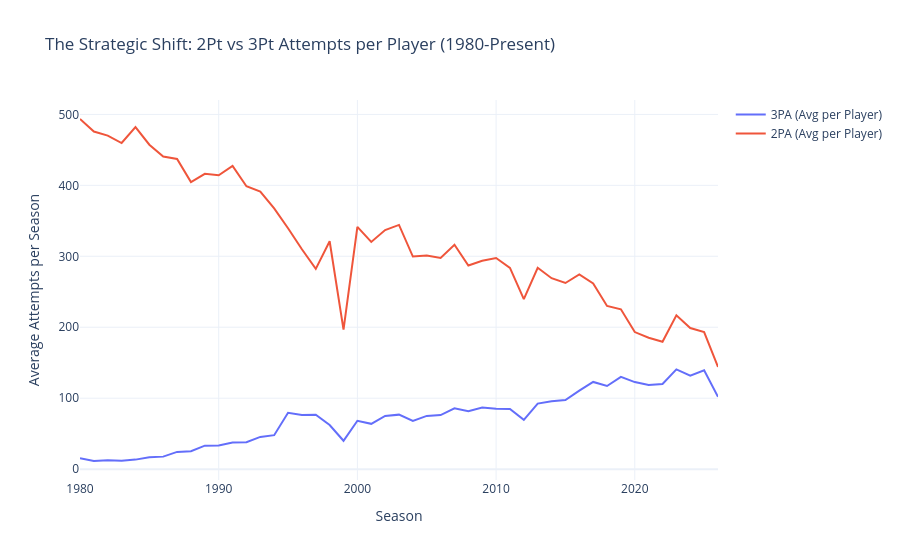

The notebook cell saved with this chart:
### Markdown cell above
## 6. The Evolution of the Game: The 3-Point Revolution
Visualizing how the league has shifted away from the mid-range and towards the perimeter over the last 40 years.

### Code cell
# Group by season to get league averages
season_trends = df_player.groupby('season').agg({
    'x3pa': 'mean',
    'x2pa': 'mean',
    'pts': 'mean',
    'fg_percent': 'mean'
}).reset_index()

print(f"Temporal Analysis: {len(season_trends)} seasons found from {season_trends['season'].min()} to {season_trends['season'].max()}")

# Normalize for visualization (or just plot raw attempts)
fig = go.Figure()
fig.add_trace(go.Scatter(x=season_trends['season'], y=season_trends['x3pa'], mode='lines', name='3PA (Avg per Player)'))
fig.add_trace(go.Scatter(x=season_trends['season'], y=season_trends['x2pa'], mode='lines', name='2PA (Avg per Player)'))

fig.update_layout(
    title="The Strategic Shift: 2Pt vs 3Pt Attempts per Player (1980-Present)",
    xaxis_title="Season",
    yaxis_title="Average Attempts per Season",
    template="plotly_white"
)
fig.show()

### Figure 1 — Plotly figure (JSON) as saved in the notebook; plotly's stock layout.template omitted (floating-point values rounded to 4 significant figures)
{"data": [{"mode": "lines", "name": "3PA (Avg per Player)", "type": "scatter", "x": [1980, 1981, 1982, 1983, 1984, 1985, 1986, 1987, 1988, 1989, 1990, 1991, 1992, 1993, 1994, 1995, 1996, 1997, 1998, 1999, 2000, 2001, 2002, 2003, 2004, 2005, 2006, 2007, 2008, 2009, 2010, 2011, 2012, 2013, 2014, 2015, 2016, 2017, 2018, 2019, 2020, 2021, 2022, 2023, 2024, 2025, 2026], "y": [15.47, 11.46, 12.48, 11.74, 13.41, 16.6, 17.62, 24.28, 25.2, 33.1, 33.47, 37.61, 38.06, 45.4, 47.88, 79.37, 76.21, 76.67, 62.2, 39.96, 68.13, 63.85, 75.03, 76.81, 67.88, 75.05, 76.2, 85.79, 81.49, 86.83, 85.09, 84.66, 69.47, 92.42, 95.64, 97.42, 110.5, 122.9, 117.2, 130.1, 122.7, 118.5, 120.0, 140.6, 131.8, 139.3, 101.9]}, {"mode": "lines", "name": "2PA (Avg per Player)", "type": "scatter", "x": [1980, 1981, 1982, 1983, 1984, 1985, 1986, 1987, 1988, 1989, 1990, 1991, 1992, 1993, 1994, 1995, 1996, 1997, 1998, 1999, 2000, 2001, 2002, 2003, 2004, 2005, 2006, 2007, 2008, 2009, 2010, 2011, 2012, 2013, 2014, 2015, 2016, 2017, 2018, 2019, 2020, 2021, 2022, 2023, 2024, 2025, 2026], "y": [493.5, 475.9, 470.0, 459.7, 482.0, 457.3, 440.6, 437.2, 404.7, 416.2, 414.1, 427.4, 398.8, 391.3, 367.5, 339.6, 309.8, 282.3, 321.2, 196.5, 341.4, 320.3, 336.9, 344.2, 299.7, 301.1, 297.7, 316.3, 287.0, 293.7, 297.5, 283.7, 239.6, 283.9, 269.1, 262.3, 274.4, 261.7, 230.0, 225.3, 193.2, 185.3, 179.6, 216.8, 198.9, 193.2, 144.1]}], "layout": {"title": {"text": "The Strategic Shift: 2Pt vs 3Pt Attempts per Player (1980-Present)"}, "xaxis": {"title": {"text": "Season"}}, "yaxis": {"title": {"text": "Average Attempts per Season"}}}}
